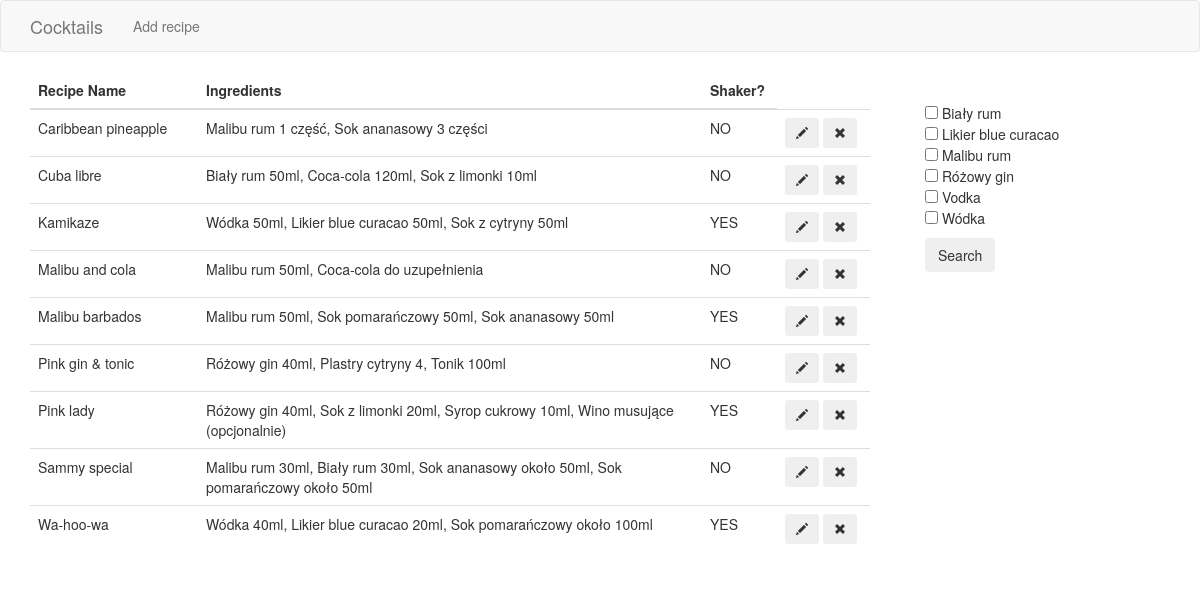
/index, run on the app's committed database.
### application/models.py (models this page shows, shortened)
class Recipe(db.Model):
    id = db.Column(db.Integer, primary_key=True)
    name = db.Column(db.String(64), index=True,  unique=True)
    ingredients = db.Column(db.String(256), index=True)
    need_for_shaker = db.Column(db.Boolean, default=False)

class Alcohol(db.Model):
    id = db.Column(db.Integer, primary_key=True)
    name = db.Column(db.String(64), index=True, unique=True)

### application/main/routes.py (the view, shortened to what this page needs)
@bp.route('/')
@bp.route('/index', methods=['GET', 'POST'])
def index():
    recipes = Recipe.query.order_by(Recipe.name.asc()).all()
    alcohols = Alcohol.query.order_by(Alcohol.name.asc()).all()
    alcohols_names = [alcohol.name for alcohol in alcohols]
    return render_template('index.html', recipes=recipes, alcohols=alcohols)

### application/templates/index.html (shortened to what this page needs)
{% extends "base.html" %}
{% import "bootstrap/utils.html" as utils %}
{% block application_content %}
    <div class="col-xs-12 col-sm-9" style="padding-left: 0px;">
        <table class="table table-hover">
            <thead>
                <tr>
                    <th scope="col">Recipe Name</th>
                    <th scope="col">Ingredients</th>
                    <th scope="col">Shaker?</th>
                </tr>
            </thead>
            <tbody>
        {% for recipe in recipes %}
            {% include '_recipe.html' %}
        {% endfor %}
            </tbody>
        </table>
    </div>
    <div class="column col-xs-6 col-sm-3 sidebar-offcanvas sidebar-nav-fixed" id="sidebar">
        <form class="form-horizontal" action="{{ url_for('main.index') }}" method="POST">
            {% for alcohol in alcohols %}
                <input type="checkbox" class="form-check-input" name="alcohols_filter" value="{{ alcohol.name }}"> {{alcohol.name}}
                <br />
            {% endfor %}
            <button type="submit" class="btn" style="margin-top: 10px;">Search</button>
        </form>
    </div>
{% endblock %}

### application/templates/base.html (shortened to what this page needs)
{% extends 'bootstrap/base.html' %}
{% block styles -%}
{{super()}}
{% endblock styles %}
{% block navbar %}
    <nav class="navbar navbar-default">
        <div class="container">
            <div class="navbar-header">
                <a href="{{ url_for('main.index') }}" class="navbar-brand">Cocktails</a>
            </div>
            <div class="collapse navbar-collapse" id="bs-example-navbar-collapse-1">
                <ul class="nav navbar-nav">
                    <li><a href="{{ url_for('main.add_recipe') }}">Add recipe</a></li>
                </ul>
            </div>
        </div>
    </nav>
{% endblock %}
{% block content %}
<div class="container">
    {% block application_content %}{% endblock %}
{% endblock %}

### application/templates/_recipe.html
<tr>
  <td width="20%">{{ recipe.name }}</td>
  <td width="60%">{{ recipe.ingredients }}</td>
  <td>{% if recipe.need_for_shaker %} YES {% else %} NO {% endif %}</td>
  <td>
    <a href="{{ url_for('main.update_recipe', recipe_name=recipe.name) }}"><button class="btn btn-sm" type="button" id="recipe_update"><i>{{ utils.icon("pencil") }}</i></button></a>
    <a href="{{ url_for('main.delete_recipe', recipe_name=recipe.name) }}"><button class="btn btn-sm" type="button" id="recipe_remove"><i>{{ utils.icon("remove") }}</i></button></a>
  </td>
</tr>

### application/templates/base.html (style rules this page uses)
a, a:link, a:hover, a:visited { color: inherit; text-decoration: none;; }

### application/templates/index.html (style rules this page uses)
.column { height: 100%; overflow: auto; }
#sidebar { padding-top: 30px; padding-left: 40px; padding-right: 40px; border: 1px; height: 100%; }

### data on the page
Recipe: name "Caribbean pineapple", ingredients "Malibu rum 1 część, Sok ananasowy 3 części", need_for_shaker "NO"
Recipe: name "Cuba libre", ingredients "Biały rum 50ml, Coca-cola 120ml, Sok z limonki 10ml", need_for_shaker "NO"
Recipe: name "Kamikaze", ingredients "Wódka 50ml, Likier blue curacao 50ml, Sok z cytryny 50ml", need_for_shaker "YES"
Recipe: name "Malibu and cola", ingredients "Malibu rum 50ml, Coca-cola do uzupełnienia", need_for_shaker "NO"
Recipe: name "Malibu barbados", ingredients "Malibu rum 50ml, Sok pomarańczowy 50ml, Sok ananasowy 50ml", need_for_shaker "YES"
Recipe: name "Pink gin & tonic", ingredients "Różowy gin 40ml, Plastry cytryny 4, Tonik 100ml", need_for_shaker "NO"
Recipe: name "Pink lady", ingredients "Różowy gin 40ml, Sok z limonki 20ml, Syrop cukrowy 10ml, Wino musujące (opcjonalnie)", need_for_shaker "YES"
Recipe: name "Sammy special", ingredients "Malibu rum 30ml, Biały rum 30ml, Sok ananasowy około 50ml, Sok pomarańczowy około 50ml", need_for_shaker "NO"
Recipe: name "Wa-hoo-wa", ingredients "Wódka 40ml, Likier blue curacao 20ml, Sok pomarańczowy około 100ml", need_for_shaker "YES"
Alcohol: name "Biały rum"
Alcohol: name "Likier blue curacao"
Alcohol: name "Malibu rum"
Alcohol: name "Różowy gin"
Alcohol: name "Vodka"
Alcohol: name "Wódka"
